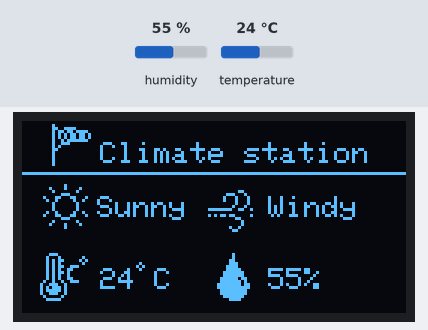
A sketch run on a simulated Arduino Uno, built with avr-gcc and run on an emulated ATmega328P. Shown: 128×64 one-colour display. The test bench sets the inputs (shaded band); at power-on: humidity 55 %, temperature 24 °C.

Above: at 2.9 s.
3.0 s: humidity set to 22 %
At 4.8 s:
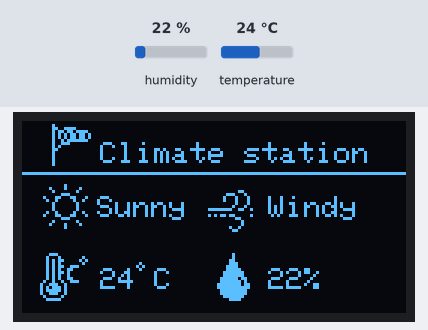
5.8 s: temperature set to 12 °C
At 7.2 s:
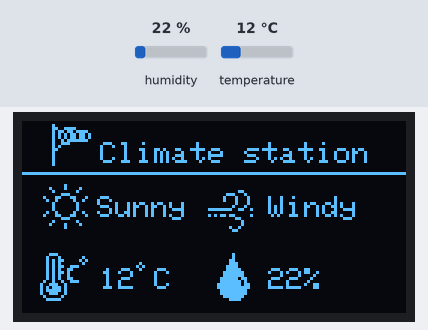
8.6 s: humidity set to 40 %
At 10.7 s:
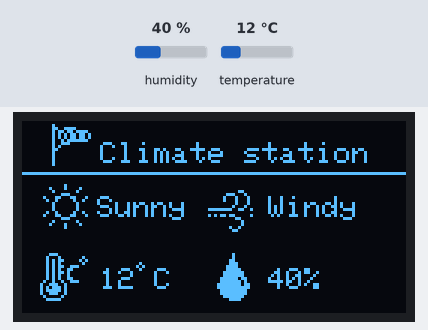
11.8 s: temperature set to 19 °C
Timing chart, 0 to 14.8 s (numbered marks = the images above; inputs shaded):
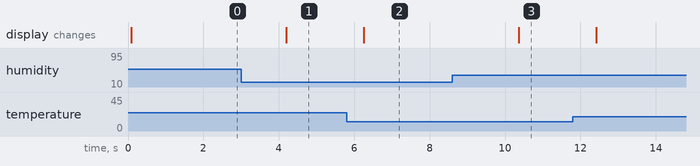

The sketch:

Climate_Station.ino
```cpp
#include <SPI.h>
#include <Wire.h>
#include <Adafruit_GFX.h>
#include <Adafruit_SSD1306.h>
#include "DHT.h"

#define SCREEN_WIDTH 128
#define SCREEN_HEIGHT 64
#define OLED_RESET -1
#define SCREEN_ADDRESS 0x3C
Adafruit_SSD1306 display(SCREEN_WIDTH, SCREEN_HEIGHT, &Wire, OLED_RESET);

#define DHTPIN 2
#define DHTTYPE DHT11
DHT dht(DHTPIN, DHTTYPE);

static const unsigned char PROGMEM image_download_1_bits[] = {0x01,0x00,0x21,0x08,0x10,0x10,0x03,0x80,0x8c,0x62,0x48,0x24,0x10,0x10,0x10,0x10,0x10,0x10,0x48,0x24,0x8c,0x62,0x03,0x80,0x10,0x10,0x21,0x08,0x01,0x00,0x00,0x00};
static const unsigned char PROGMEM image_download_2_bits[] = {0x00,0x00,0x00,0x00,0x00,0x30,0x03,0x88,0x04,0x44,0x04,0x44,0x00,0x44,0x00,0x88,0xff,0x32,0x00,0x00,0xad,0x82,0x00,0x60,0x00,0x10,0x00,0x10,0x01,0x20,0x00,0xc0};
static const unsigned char PROGMEM image_download_3_bits[] = {0x04,0x00,0x04,0x00,0x0c,0x00,0x0e,0x00,0x1e,0x00,0x1f,0x00,0x3f,0x80,0x3f,0x80,0x7e,0xc0,0x7f,0x40,0xff,0x60,0xff,0xe0,0x7f,0xc0,0x7f,0xc0,0x3f,0x80,0x0f,0x00};
static const unsigned char PROGMEM image_download_4_bits[] = {0x1c,0x00,0x22,0x02,0x2b,0x05,0x2a,0x02,0x2b,0x38,0x2a,0x60,0x2b,0x40,0x2a,0x40,0x2a,0x60,0x49,0x38,0x9c,0x80,0xae,0x80,0xbe,0x80,0x9c,0x80,0x41,0x00,0x3e,0x00};
static const unsigned char PROGMEM image_download_bits[] = {0x00,0x00,0x80,0x00,0xcf,0x00,0xb6,0xf0,0xab,0x68,0xab,0x68,0x97,0xf0,0x9c,0x00,0xa0,0x00,0xc0,0x00,0x80,0x00,0x80,0x00,0x80,0x00,0x80,0x00,0x80,0x00,0x00,0x00};
static const unsigned char PROGMEM image_Layer_13_bits[] = {0x40,0xa0,0x40};


void setup() {
  display.begin(SSD1306_SWITCHCAPVCC, SCREEN_ADDRESS);
  dht.begin();
}

void loop() {

  int temp = dht.readTemperature();
  int hum = dht.readHumidity();

  if (isnan(temp) || isnan(hum)) {
    display.clearDisplay();
    display.setCursor(0, 0);
    display.setTextColor(1);
    display.print("DHT ERROR!");
    display.display();
    delay(2000);
    return;
  }

  display.clearDisplay();

  display.setTextColor(1);
  display.setCursor(26, 7);
  display.print("Climate station");

  display.drawBitmap(10, 0, image_download_bits, 13, 16, 1);
  display.drawLine(0, 17, 127, 17, 1);

  display.drawBitmap(7, 21, image_download_1_bits, 15, 16, 1);
  display.drawBitmap(62, 21, image_download_2_bits, 15, 16, 1);
  display.drawBitmap(65, 44, image_download_3_bits, 11, 16, 1);
  display.drawBitmap(6, 44, image_download_4_bits, 16, 16, 1);

  display.setCursor(25, 25);
  display.print("Sunny");

  display.setCursor(26, 49);
  display.print(temp);
  display.print(" C");

  display.setCursor(82, 25);
  display.print("Windy");

  display.setCursor(82, 49);
  display.print(hum);
  display.print("%");

  display.drawBitmap(38, 47, image_Layer_13_bits, 3, 3, 1);
  display.display();

  delay(2000);
}
```

Measured:
- after the input at 3.0 s, the display: changes after 1.2 s (image 1)
- after the input at 5.8 s, the display: changes after 0.45 s (image 2)
- after the input at 8.6 s, the display: changes after 1.8 s (image 3)
